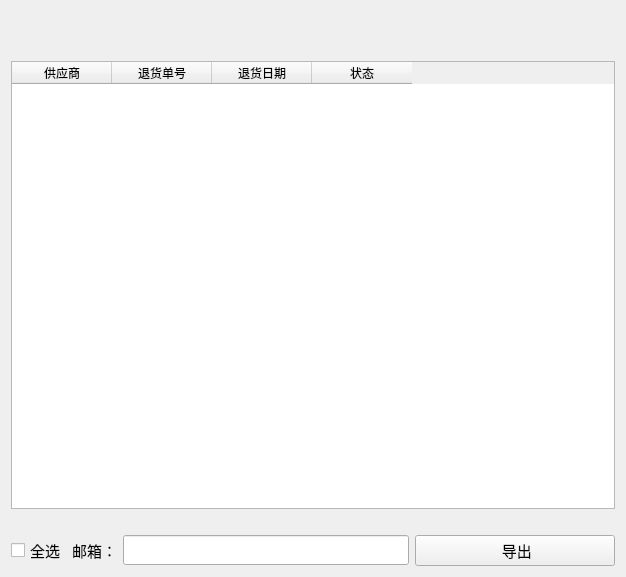
<?xml version="1.0" encoding="UTF-8"?>
<ui version="4.0">
 <class>ExtendRetEmail</class>
 <widget class="QWidget" name="ExtendRetEmail">
  <property name="geometry">
   <rect>
    <x>0</x>
    <y>0</y>
    <width>626</width>
    <height>577</height>
   </rect>
  </property>
  <property name="windowTitle">
   <string>Form</string>
  </property>
  <layout class="QVBoxLayout" name="verticalLayout_2">
   <item>
    <spacer name="horizontalSpacer">
     <property name="orientation">
      <enum>Qt::Horizontal</enum>
     </property>
     <property name="sizeHint" stdset="0">
      <size>
       <width>40</width>
       <height>25</height>
      </size>
     </property>
    </spacer>
   </item>
   <item>
    <spacer name="horizontalSpacer_2">
     <property name="orientation">
      <enum>Qt::Horizontal</enum>
     </property>
     <property name="sizeHint" stdset="0">
      <size>
       <width>40</width>
       <height>25</height>
      </size>
     </property>
    </spacer>
   </item>
   <item>
    <layout class="QVBoxLayout" name="verticalLayout">
     <item>
      <layout class="QHBoxLayout" name="horizontalLayout"/>
     </item>
     <item>
      <widget class="QTableWidget" name="tableWidgetData">
       <column>
        <property name="text">
         <string>供应商</string>
        </property>
       </column>
       <column>
        <property name="text">
         <string>退货单号</string>
        </property>
       </column>
       <column>
        <property name="text">
         <string>退货日期</string>
        </property>
       </column>
       <column>
        <property name="text">
         <string>状态</string>
        </property>
       </column>
      </widget>
     </item>
     <item>
      <spacer name="horizontalSpacer_3">
       <property name="orientation">
        <enum>Qt::Horizontal</enum>
       </property>
       <property name="sizeHint" stdset="0">
        <size>
         <width>40</width>
         <height>20</height>
        </size>
       </property>
      </spacer>
     </item>
     <item>
      <layout class="QHBoxLayout" name="horizontalLayout_2">
       <item>
        <widget class="QCheckBox" name="checkBoxAllSelect">
         <property name="font">
          <font>
           <family>宋体</family>
           <pointsize>11</pointsize>
          </font>
         </property>
         <property name="text">
          <string>全选</string>
         </property>
         <property name="icon">
          <iconset resource="../../../res.qrc">
           <normaloff>:/image/image/全选.png</normaloff>:/image/image/全选.png</iconset>
         </property>
        </widget>
       </item>
       <item>
        <widget class="QLabel" name="labelEmail">
         <property name="font">
          <font>
           <family>宋体</family>
           <pointsize>11</pointsize>
           <weight>50</weight>
           <bold>false</bold>
          </font>
         </property>
         <property name="text">
          <string>邮箱：</string>
         </property>
        </widget>
       </item>
       <item>
        <widget class="QLineEdit" name="lineEditEmail">
         <property name="minimumSize">
          <size>
           <width>0</width>
           <height>30</height>
          </size>
         </property>
         <property name="maximumSize">
          <size>
           <width>16777215</width>
           <height>30</height>
          </size>
         </property>
         <property name="font">
          <font>
           <family>宋体</family>
           <pointsize>12</pointsize>
           <weight>75</weight>
           <bold>true</bold>
          </font>
         </property>
        </widget>
       </item>
       <item>
        <widget class="QPushButton" name="pushButtonExport">
         <property name="minimumSize">
          <size>
           <width>200</width>
           <height>30</height>
          </size>
         </property>
         <property name="font">
          <font>
           <family>宋体</family>
           <pointsize>11</pointsize>
           <weight>50</weight>
           <bold>false</bold>
          </font>
         </property>
         <property name="text">
          <string> 导出</string>
         </property>
         <property name="icon">
          <iconset resource="../../../res.qrc">
           <normaloff>:/image/image/export.png</normaloff>:/image/image/export.png</iconset>
         </property>
        </widget>
       </item>
      </layout>
     </item>
    </layout>
   </item>
  </layout>
 </widget>
 <resources>
  <include location="../../../res.qrc"/>
 </resources>
 <connections/>
</ui>
